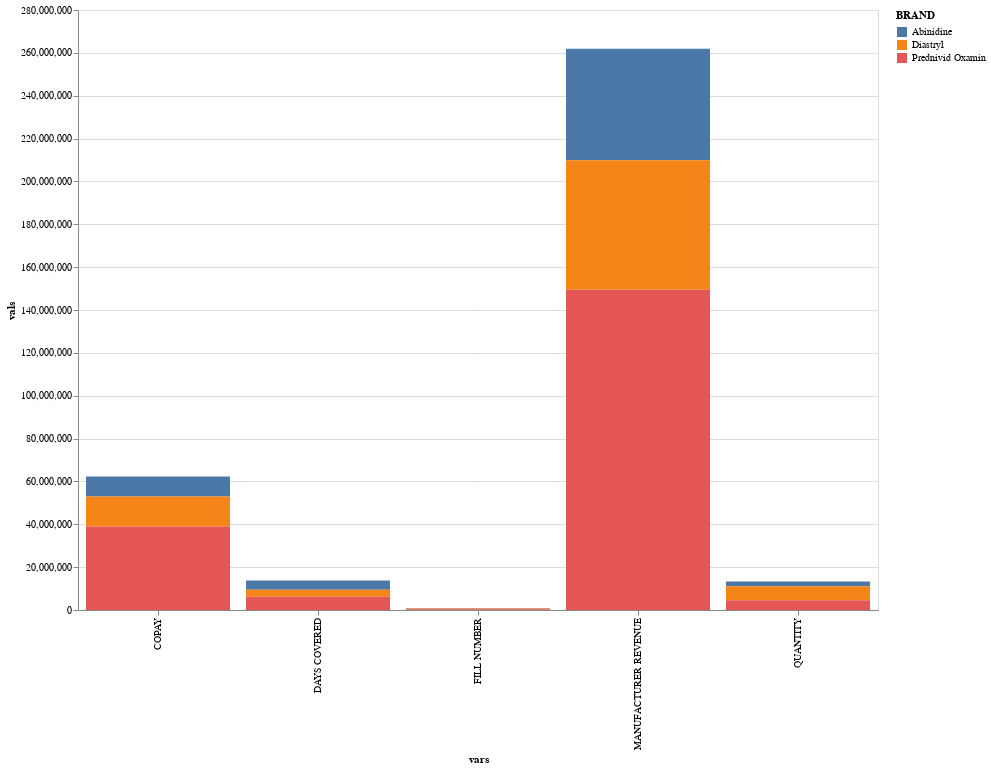

Notebook code cell kept with this figure:
### Code cell
import altair as alt
alt.Chart(brands).mark_bar(point=True).encode(
    x=alt.X('vars'),
    y='vals:Q',
    color='BRAND',
    tooltip=['BRAND', 'vals']
).properties(
    width=800,
    height=600
)

### Figure 1 — Vega-Lite specification as saved in the notebook (floating-point values rounded to 4 significant figures)
{"config": {"view": {"continuousWidth": 400, "continuousHeight": 300}}, "data": {"name": "data-66988199a1fcd21eba9244cf25d98e90"}, "mark": {"type": "bar", "point": true}, "encoding": {"color": {"type": "nominal", "field": "BRAND"}, "tooltip": [{"type": "nominal", "field": "BRAND"}, {"type": "quantitative", "field": "vals"}], "x": {"type": "nominal", "field": "vars"}, "y": {"type": "quantitative", "field": "vals"}}, "height": 600, "width": 800, "$schema": "https://vega.github.io/schema/vega-lite/v4.8.1.json", "datasets": {"data-66988199a1fcd21eba9244cf25d98e90": [{"BRAND": "Abinidine", "vars": "QUANTITY", "vals": 2192000.0}, {"BRAND": "Diastryl", "vars": "QUANTITY", "vals": 6599000.0}, {"BRAND": "Prednivid Oxamin", "vars": "QUANTITY", "vals": 4495000.0}, {"BRAND": "Abinidine", "vars": "DAYS COVERED", "vals": 4319000.0}, {"BRAND": "Diastryl", "vars": "DAYS COVERED", "vals": 3325000.0}, {"BRAND": "Prednivid Oxamin", "vars": "DAYS COVERED", "vals": 6131000.0}, {"BRAND": "Abinidine", "vars": "FILL NUMBER", "vals": 202000.0}, {"BRAND": "Diastryl", "vars": "FILL NUMBER", "vals": 417500.0}, {"BRAND": "Prednivid Oxamin", "vars": "FILL NUMBER", "vals": 337900.0}, {"BRAND": "Abinidine", "vars": "COPAY", "vals": 9429000.0}, {"BRAND": "Diastryl", "vars": "COPAY", "vals": 14010000.0}, {"BRAND": "Prednivid Oxamin", "vars": "COPAY", "vals": 38910000.0}, {"BRAND": "Abinidine", "vars": "MANUFACTURER REVENUE", "vals": 52040000.0}, {"BRAND": "Diastryl", "vars": "MANUFACTURER REVENUE", "vals": 60450000.0}, {"BRAND": "Prednivid Oxamin", "vars": "MANUFACTURER REVENUE", "vals": 149400000.0}]}}
